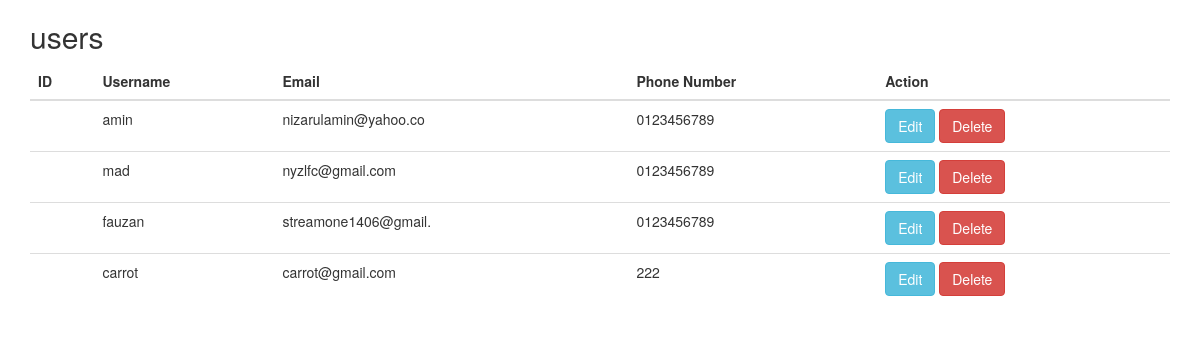
The app's page /view_user.php with its own data.
### tables this page shows
CREATE TABLE `users` (
  `user_id` int(11) NOT NULL,
  `username` varchar(20) NOT NULL,
  `email` varchar(20) NOT NULL,
  `telnum` varchar(15) NOT NULL,
  `password` varchar(15) NOT NULL
);

### view_user.php (the view, shortened to what this page needs)
<?php
include "config.php";
$sql = "SELECT * FROM users";
$result = $conn->query($sql);
?>
<!DOCTYPE html>
<html>
<head>
    <link rel="stylesheet" href="https://maxcdn.bootstrapcdn.com/bootstrap/3.4.0/css/bootstrap.min.css">
</head>
<body>
    <div class="container">
        <h2>users</h2>
        <table class="table">
            <thead>
                <tr>
                    <th>ID</th>
                    <th>Username</th>
                    <th>Email</th>
                    <th>Phone Number</th>
                    <th>Action</th>
                </tr>
            </thead>
            <tbody>
                <?php
                if ($result->num_rows > 0) {
                    while ($row = $result->fetch_assoc()) {
                ?>
                        <tr>
                            <td><?php echo $row['id']; ?></td>
                            <td><?php echo $row['username']; ?></td>
                            <td><?php echo $row['email']; ?></td>
                            <td><?php echo $row['telnum']; ?></td>
                            <td><a class="btn btn-info" href="update.php?id=<?php echo $row['id']; ?>">Edit</a>&nbsp;<a class="btn btn-danger" href="delete.php?id=<?php echo $row['id']; ?>">Delete</a></td>
                        </tr>
                <?php       }
                }
                ?>
            </tbody>
        </table>
    </div>
</body>
</html>

### records on screen
users: username "amin", email "nizarulamin@yahoo.co", telnum "0123456789"
users: username "mad", email "nyzlfc@gmail.com", telnum "0123456789"
users: username "fauzan", email "streamone1406@gmail.", telnum "0123456789"
users: username "carrot", email "carrot@gmail.com", telnum "222"
